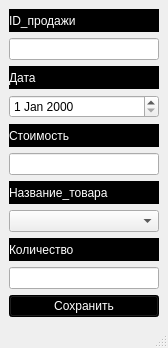
<?xml version="1.0" encoding="UTF-8"?>
<ui version="4.0">
 <class>save_sold</class>
 <widget class="QMainWindow" name="save_sold">
  <property name="geometry">
   <rect>
    <x>0</x>
    <y>0</y>
    <width>168</width>
    <height>348</height>
   </rect>
  </property>
  <property name="windowTitle">
   <string>Сохранение</string>
  </property>
  <widget class="QWidget" name="centralwidget">
   <layout class="QVBoxLayout" name="verticalLayout">
    <item>
     <widget class="QLabel" name="label">
      <property name="styleSheet">
       <string notr="true">font: 11pt &quot;Times New Roman&quot;;
background-color: rgb(0, 0, 0);
color: rgb(255, 255, 255);</string>
      </property>
      <property name="text">
       <string>ID_продажи</string>
      </property>
     </widget>
    </item>
    <item>
     <widget class="QLineEdit" name="lineEdit">
      <property name="styleSheet">
       <string notr="true">font: 11pt &quot;Times New Roman&quot;;</string>
      </property>
     </widget>
    </item>
    <item>
     <widget class="QLabel" name="label_2">
      <property name="styleSheet">
       <string notr="true">font: 11pt &quot;Times New Roman&quot;;
background-color: rgb(0, 0, 0);
color: rgb(255, 255, 255);</string>
      </property>
      <property name="text">
       <string>Дата</string>
      </property>
     </widget>
    </item>
    <item>
     <widget class="QDateEdit" name="dateEdit">
      <property name="styleSheet">
       <string notr="true">font: 11pt &quot;Times New Roman&quot;;</string>
      </property>
     </widget>
    </item>
    <item>
     <widget class="QLabel" name="label_3">
      <property name="styleSheet">
       <string notr="true">font: 11pt &quot;Times New Roman&quot;;
background-color: rgb(0, 0, 0);
color: rgb(255, 255, 255);</string>
      </property>
      <property name="text">
       <string>Стоимость</string>
      </property>
     </widget>
    </item>
    <item>
     <widget class="QLineEdit" name="lineEdit_3">
      <property name="styleSheet">
       <string notr="true">font: 11pt &quot;Times New Roman&quot;;</string>
      </property>
     </widget>
    </item>
    <item>
     <widget class="QLabel" name="label_4">
      <property name="styleSheet">
       <string notr="true">font: 11pt &quot;Times New Roman&quot;;
background-color: rgb(0, 0, 0);
color: rgb(255, 255, 255);</string>
      </property>
      <property name="text">
       <string>Название_товара</string>
      </property>
     </widget>
    </item>
    <item>
     <widget class="QComboBox" name="comboBox">
      <property name="styleSheet">
       <string notr="true">font: 11pt &quot;Times New Roman&quot;;</string>
      </property>
     </widget>
    </item>
    <item>
     <widget class="QLabel" name="label_5">
      <property name="styleSheet">
       <string notr="true">font: 11pt &quot;Times New Roman&quot;;
background-color: rgb(0, 0, 0);
color: rgb(255, 255, 255);</string>
      </property>
      <property name="text">
       <string>Количество</string>
      </property>
     </widget>
    </item>
    <item>
     <widget class="QLineEdit" name="lineEdit_5">
      <property name="styleSheet">
       <string notr="true">font: 11pt &quot;Times New Roman&quot;;</string>
      </property>
     </widget>
    </item>
    <item>
     <widget class="QPushButton" name="save">
      <property name="styleSheet">
       <string notr="true">width: 50px;
font: 75 14pt &quot;Times New Roman&quot;;
background-color: rgb(0, 0, 0);
color: rgb(255, 255, 255);</string>
      </property>
      <property name="text">
       <string>Сохранить</string>
      </property>
     </widget>
    </item>
   </layout>
  </widget>
  <widget class="QMenuBar" name="menubar">
   <property name="geometry">
    <rect>
     <x>0</x>
     <y>0</y>
     <width>168</width>
     <height>21</height>
    </rect>
   </property>
  </widget>
  <widget class="QStatusBar" name="statusbar"/>
 </widget>
 <resources/>
 <connections/>
</ui>
